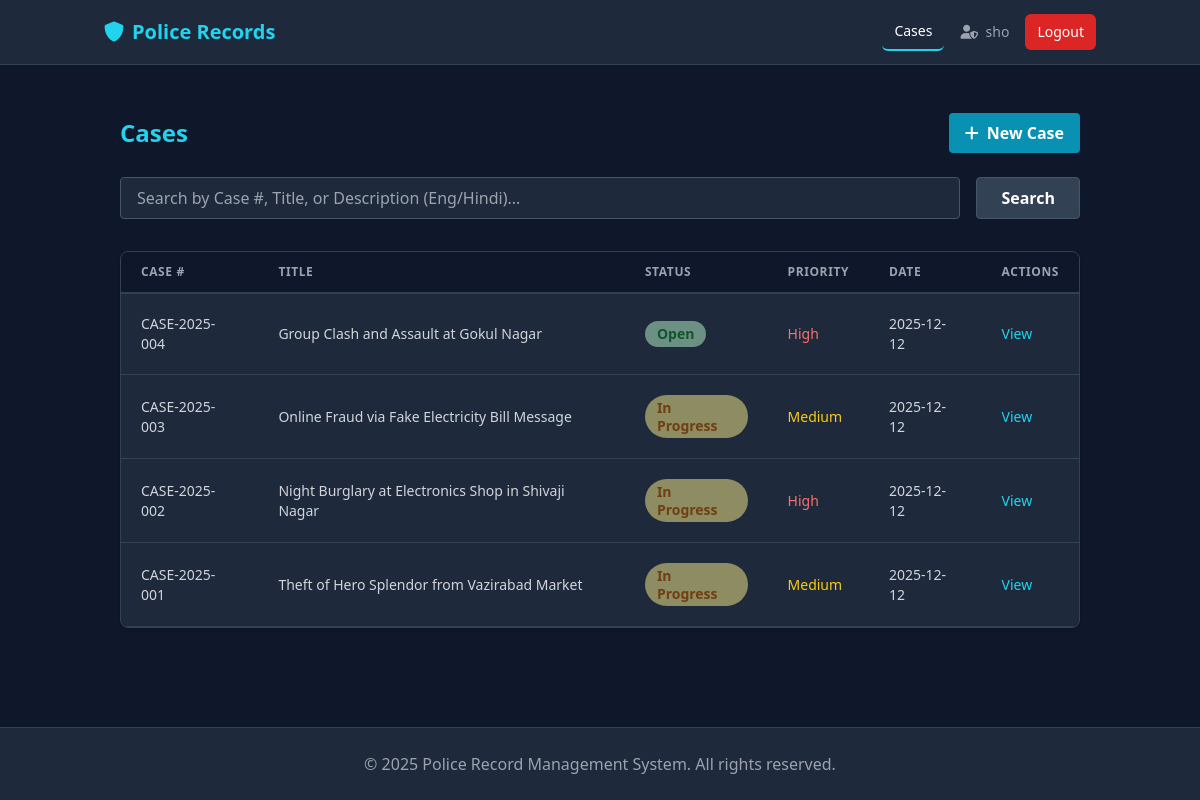
Screenshot of /cases (signed in) with the database file from the repository.
### app/models.py (models this page shows, shortened)
class User(db.Model, UserMixin):
    id = db.Column(db.Integer, primary_key=True)
    station_id = db.Column(db.Integer, db.ForeignKey('station.id'), nullable=False)
    username = db.Column(db.String(80), unique=True, nullable=False)
    email = db.Column(db.String(120), unique=True, nullable=False)
    password_hash = db.Column(db.String(255), nullable=False)
    role = db.Column(db.String(50), nullable=False)
    full_name = db.Column(db.String(120), nullable=False)
    badge_number = db.Column(db.String(50))
    inspector_id = db.Column(db.Integer, db.ForeignKey('user.id'))
    is_active = db.Column(db.Boolean, default=True)
    created_at = db.Column(db.DateTime, default=datetime.utcnow)
    station = db.relationship('Station', backref='users')
    officers = db.relationship('User', backref=db.backref('inspector', remote_side=[id]), lazy=True)
    cases_reported = db.relationship('Case', foreign_keys='Case.created_by_id', backref='reporter', lazy=True)
    firs_filed = db.relationship('FIR', foreign_keys='FIR.filed_by_id', backref='filer', lazy=True)

class Case(db.Model):
    id = db.Column(db.Integer, primary_key=True)
    station_id = db.Column(db.Integer, db.ForeignKey('station.id'), nullable=False)
    case_number = db.Column(db.String(50), unique=True, nullable=False)
    title = db.Column(db.String(200), nullable=False)
    offense_type = db.Column(db.String(100)) # Theft, Assault, Cybercrime
    short_description = db.Column(db.String(255))
    description = db.Column(db.Text, nullable=False) # Detailed Description
    incident_date = db.Column(db.DateTime)
    location = db.Column(db.String(200)) # Address
    gps_coordinates = db.Column(db.String(100)) # "Lat, Long"
    status = db.Column(db.String(50), default='Open')  # Open, In Progress, Closed, Court
    priority = db.Column(db.String(20), default='Medium')  # Low, Medium, High
    is_cognizable = db.Column(db.Boolean, default=True)
    ipc_sections = db.Column(db.String(200)) # "302, 307 IPC"
    init_medical_exam = db.Column(db.Boolean, default=False)
    init_prelim_enquiry = db.Column(db.Boolean, default=False)
    init_scene_visit = db.Column(db.Boolean, default=False)
    court_status = db.Column(db.String(50)) # Hearing, Verdict Awaited, Closed
    verdict = db.Column(db.Text)
    confidentiality_level = db.Column(db.String(20), default='Public') # Public, Restricted, Confidential
    tags = db.Column(db.Text) # JSON list or comma-separated
    related_case_ids = db.Column(db.Text) # JSON list of IDs
    created_at = db.Column(db.DateTime, default=datetime.utcnow)
    updated_at = db.Column(db.DateTime, default=datetime.utcnow, onupdate=datetime.utcnow)
    created_by_id = db.Column(db.Integer, db.ForeignKey('user.id'), nullable=False)
    assigned_officer_id = db.Column(db.Integer, db.ForeignKey('user.id')) # Lead Officer/Inspector
    station = db.relationship('Station', backref='cases')
    assignee = db.relationship('User', foreign_keys=[assigned_officer_id], backref='cases_led')
    officers = db.relationship('User', secondary=case_officers, backref='cases_assisted') # Team
    criminals = db.relationship('Criminal', secondary='case_criminal', backref=db.backref('cases', lazy=True))
    participants = db.relationship('Participant', backref='case', lazy=True, cascade="all, delete-orphan")
    firs = db.relationship('FIR', backref='case', lazy=True)
    evidence = db.relationship('Evidence', backref='case', lazy=True)
    statements = db.relationship('Statement', backref='case', lazy=True)
    updates = db.relationship('InvestigationUpdate', backref='case', lazy=True)

### app/cases/routes.py (the view, shortened to what this page needs)
@cases.route('/cases')
@login_required
def list_cases():
    page = request.args.get('page', 1, type=int)
    search_query = request.args.get('search', '')
    query = station_scoped(Case.query)
    if current_user.role in ['admin', 'inspector']:
        pass # Admin/Inspector see all cases in station
    elif current_user.role in ['officer', 'io']:
        query = query.filter(or_(
            Case.assigned_officer_id == current_user.id,
            Case.officers.any(id=current_user.id)
        ))
    else:
        query = query.filter(Case.created_by_id == current_user.id)
    cases_list = query.order_by(Case.created_at.desc()).paginate(page=page, per_page=10)
    return render_template('cases.html', cases=cases_list, search_query=search_query)

### app/models.py (called while the page is built)
@login_manager.user_loader
def load_user(user_id):
    return User.query.get(int(user_id))

### app/utils.py (called while the page is built)
def station_scoped(query):
    if not current_user.is_authenticated:
        return query.filter(False) # No access if not logged in
    return query.filter_by(station_id=current_user.station_id)

### app/templates/cases.html (shortened to what this page needs)
{% extends "base.html" %}
{% block content %}
<div class="container mx-auto px-4">
    <div class="flex justify-between items-center mb-6">
        <h2 class="text-2xl font-bold text-cyan-400">Cases</h2>
        <a href="{{ url_for('cases.create_case') }}"
            class="bg-cyan-600 hover:bg-cyan-700 text-white font-bold py-2 px-4 rounded">
            <i class="fas fa-plus mr-2"></i>New Case
        </a>
    </div>
    <form method="GET" action="{{ url_for('cases.list_cases') }}" class="mb-8 relative">
        <div class="flex gap-4">
            <div class="relative flex-grow">
                <input type="text" name="search" id="caseSearchInput" value="{{ search_query }}"
                    placeholder="Search by Case #, Title, or Description (Eng/Hindi)..."
                    class="w-full px-4 py-2 bg-slate-800 border border-slate-600 rounded text-white focus:outline-none focus:border-cyan-400"
                    autocomplete="off">
            </div>
            <button type="submit"
                class="bg-slate-700 hover:bg-slate-600 text-white font-bold py-2 px-6 rounded border border-slate-600">
                Search
            </button>
        </div>
    </form>
    <div class="bg-slate-800 rounded-lg shadow overflow-hidden border border-slate-700">
        <table class="min-w-full leading-normal">
            <thead>
                <tr>
                    <th
                        class="px-5 py-3 border-b-2 border-slate-700 bg-slate-900 text-left text-xs font-semibold text-gray-400 uppercase tracking-wider">
                        Case #
                    </th>
                    <th
                        class="px-5 py-3 border-b-2 border-slate-700 bg-slate-900 text-left text-xs font-semibold text-gray-400 uppercase tracking-wider">
                        Title
                    </th>
                    <th
                        class="px-5 py-3 border-b-2 border-slate-700 bg-slate-900 text-left text-xs font-semibold text-gray-400 uppercase tracking-wider">
                        Status
                    </th>
                    <th
                        class="px-5 py-3 border-b-2 border-slate-700 bg-slate-900 text-left text-xs font-semibold text-gray-400 uppercase tracking-wider">
                        Priority
                    </th>
                    <th
                        class="px-5 py-3 border-b-2 border-slate-700 bg-slate-900 text-left text-xs font-semibold text-gray-400 uppercase tracking-wider">
                        Date
                    </th>
                    <th
                        class="px-5 py-3 border-b-2 border-slate-700 bg-slate-900 text-left text-xs font-semibold text-gray-400 uppercase tracking-wider">
                        Actions
                    </th>
                </tr>
            </thead>
            <tbody>
                {% for case in cases.items %}
                <tr>
                    <td class="px-5 py-5 border-b border-slate-700 bg-slate-800 text-sm">
                        <p class="text-gray-300 whitespace-no-wrap">{{ case.case_number }}</p>
                    </td>
                    <td class="px-5 py-5 border-b border-slate-700 bg-slate-800 text-sm">
                        <p class="text-gray-300 whitespace-no-wrap">{{ case.title }}</p>
                    </td>
                    <td class="px-5 py-5 border-b border-slate-700 bg-slate-800 text-sm">
                        <span class="relative inline-block px-3 py-1 font-semibold leading-tight">
                            <span aria-hidden
                                class="absolute inset-0 opacity-50 rounded-full
                                {% if case.status == 'Open' %}bg-green-200{% elif case.status == 'In Progress' %}bg-yellow-200{% else %}bg-red-200{% endif %}"></span>
                            <span
                                class="relative
                                {% if case.status == 'Open' %}text-green-900{% elif case.status == 'In Progress' %}text-yellow-900{% else %}text-red-900{% endif %}">
                                {{ case.status }}
                            </span>
                        </span>
                    </td>
                    <td class="px-5 py-5 border-b border-slate-700 bg-slate-800 text-sm">
                        <span
                            class="text-{{ 'red-400' if case.priority == 'High' else 'yellow-400' if case.priority == 'Medium' else 'green-400' }}">
                            {{ case.priority }}
                        </span>
                    </td>
                    <td class="px-5 py-5 border-b border-slate-700 bg-slate-800 text-sm">
                        <p class="text-gray-300 whitespace-no-wrap">{{ case.created_at.strftime('%Y-%m-%d') }}</p>
                    </td>
                    <td class="px-5 py-5 border-b border-slate-700 bg-slate-800 text-sm">
                        <a href="{{ url_for('cases.case_detail', case_id=case.id) }}"
                            class="text-cyan-400 hover:text-cyan-300 mr-3">View</a>
                    </td>
                </tr>
                {% endfor %}
            </tbody>
        </table>
    </div>
</div>
{% endblock %}

### app/templates/base.html (shortened to what this page needs)
<!DOCTYPE html>
<html lang="en">
<head>
    <script src="https://cdn.tailwindcss.com"></script>
    <link href="https://cdnjs.cloudflare.com/ajax/libs/font-awesome/6.0.0/css/all.min.css" rel="stylesheet">
</head>
<body class="bg-slate-900 text-gray-100 min-h-screen flex flex-col">
    <nav class="bg-slate-800 border-b border-slate-700">
        <div class="container mx-auto px-4">
            <div class="flex justify-between items-center h-16">
                <a href="{{ url_for('main.index') }}" class="text-xl font-bold text-cyan-400">
                    <i class="fas fa-shield-alt mr-2"></i>Police Records
                </a>
                <div class="flex items-center space-x-4">
                    {% if current_user.is_authenticated %}
                    <a href="{{ url_for('cases.list_cases') }}"
                        class="text-gray-300 hover:text-white px-3 py-2 rounded-md text-sm font-medium {{ 'border-b-2 border-cyan-400 text-white' if 'cases' in request.endpoint }}">Cases</a>
                    <span class="text-gray-400 text-sm ml-4 mr-2">
                        <i class="fas fa-user-shield mr-1"></i> {{ current_user.username }}
                    </span>
                    <a href="{{ url_for('auth.logout') }}"
                        class="bg-red-600 hover:bg-red-700 text-white px-3 py-2 rounded-md text-sm font-medium ml-2">Logout</a>
                    {% else %}
                    <a href="{{ url_for('auth.login') }}" class="text-gray-300 hover:text-white">Login</a>
                    <a href="{{ url_for('auth.register') }}"
                        class="bg-cyan-600 hover:bg-cyan-700 text-white px-4 py-2 rounded">Register</a>
                    {% endif %}
                </div>
            </div>
        </div>
    </nav>
    <main class="flex-grow container mx-auto px-4 py-8">
        {% block content %}{% endblock %}
    </main>
    <footer class="bg-slate-800 border-t border-slate-700 py-6 mt-auto">
        <div class="container mx-auto px-4 text-center text-gray-400">
            <p>&copy; {{ now.year if now else 2025 }} Police Record Management System. All rights reserved.</p>
        </div>
    </footer>
</body>
</html>

### rows the page displays
User: username "sho"
Case: case_number "CASE-2025-004", title "Group Clash and Assault at Gokul Nagar", status "Open", priority "High", created_at "2025-12-12"
Case: case_number "CASE-2025-003", title "Online Fraud via Fake Electricity Bill Message", status "In Progress", priority "Medium", created_at "2025-12-12"
Case: case_number "CASE-2025-002", title "Night Burglary at Electronics Shop in Shivaji Nagar", status "In Progress", priority "High", created_at "2025-12-12"
Case: case_number "CASE-2025-001", title "Theft of Hero Splendor from Vazirabad Market", status "In Progress", priority "Medium", created_at "2025-12-12"

### other values shown
{{ now.year if now else 2025 }} "2025"
